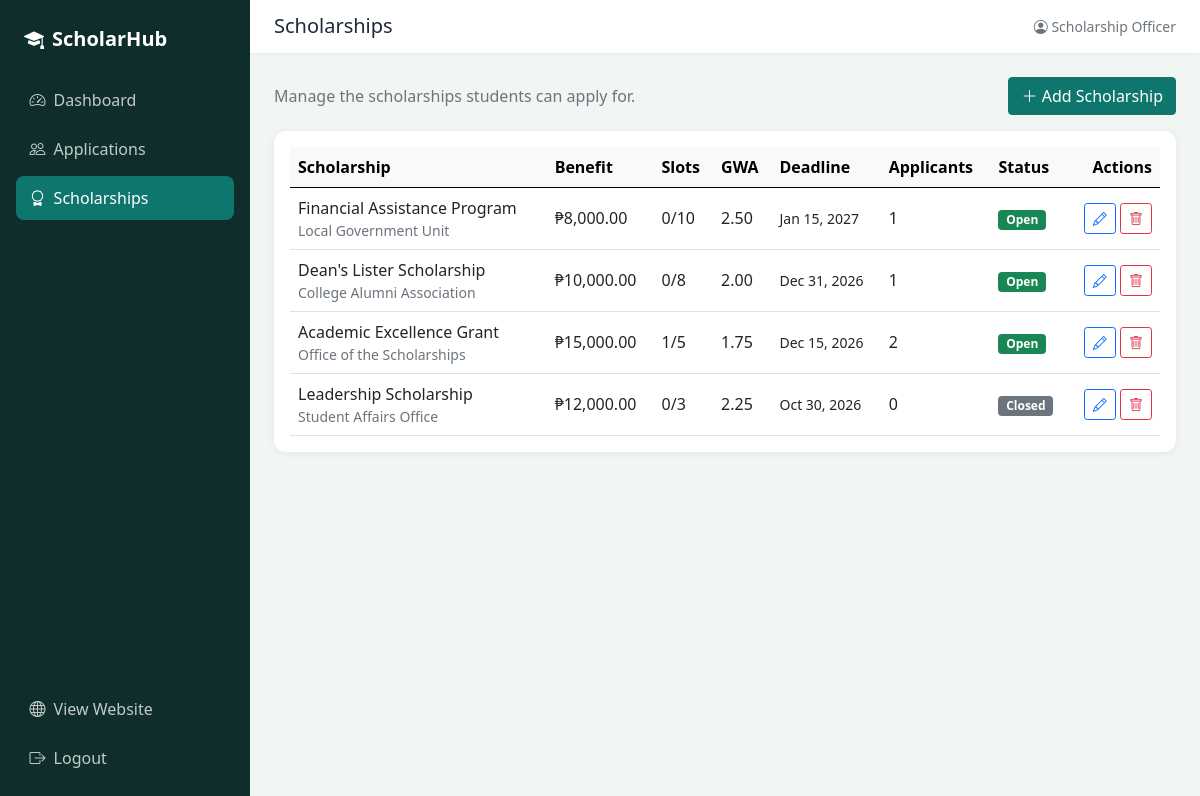
/admin/scholarships.php (signed in), run on the app's committed database.
### tables this page shows
CREATE TABLE scholarships (
  scholarship_id INT AUTO_INCREMENT PRIMARY KEY,
  scholarship_name VARCHAR(120) NOT NULL,
  sponsor VARCHAR(120) NOT NULL,
  description TEXT NULL,
  benefit_amount DECIMAL(10,2) NOT NULL DEFAULT 0.00,
  slots INT NOT NULL DEFAULT 1,
  max_gwa DECIMAL(3,2) NOT NULL DEFAULT 3.00,
  deadline DATE NOT NULL,
  status ENUM('Open','Closed') NOT NULL DEFAULT 'Open'
);

### admin/scholarships.php (the view, shortened to what this page needs)
<?php
require_once '../includes/functions.php';
$list = $conn->query("SELECT s.*,
        (SELECT COUNT(*) FROM applications a WHERE a.scholarship_id = s.scholarship_id) AS total,
        (SELECT COUNT(*) FROM applications a WHERE a.scholarship_id = s.scholarship_id AND a.status = 'Approved') AS approved
        FROM scholarships s ORDER BY s.deadline DESC");
include '../includes/admin_header.php';
?>
<div class="d-flex justify-content-between align-items-center mb-3">
  <div class="text-muted">Manage the scholarships students can apply for.</div>
  <a href="scholarship_form.php" class="btn btn-brand"><i class="bi bi-plus-lg"></i> Add Scholarship</a>
</div>
<div class="card p-3">
  <div class="table-responsive">
    <table class="table table-hover align-middle mb-0">
      <thead class="table-light">
        <tr><th>Scholarship</th><th>Benefit</th><th>Slots</th><th>GWA</th><th>Deadline</th><th>Applicants</th><th>Status</th><th class="text-end">Actions</th></tr>
      </thead>
      <tbody>
        <?php while ($s = $list->fetch_assoc()): ?>
          <tr>
            <td><div class="fw-semibold"><?= clean($s['scholarship_name']) ?></div><div class="small text-muted"><?= clean($s['sponsor']) ?></div></td>
            <td><?= peso($s['benefit_amount']) ?></td>
            <td><?= $s['approved'] ?>/<?= $s['slots'] ?></td>
            <td><?= number_format($s['max_gwa'], 2) ?></td>
            <td class="small"><?= formatDate($s['deadline']) ?></td>
            <td><?= $s['total'] ?></td>
            <td><?= statusBadge($s['status']) ?></td>
            <td class="text-end text-nowrap">
              <a href="scholarship_form.php?id=<?= $s['scholarship_id'] ?>" class="btn btn-sm btn-outline-primary"><i class="bi bi-pencil"></i></a>
              <form method="post" class="d-inline" onsubmit="return confirm('Delete this scholarship?');">
                <button class="btn btn-sm btn-outline-danger"><i class="bi bi-trash"></i></button>
              </form>
            </td>
          </tr>
        <?php endwhile; ?>
      </tbody>
    </table>
  </div>
</div>
<?php include '../includes/admin_footer.php'; ?>

### includes/functions.php (shortened to what this page needs)
<?php
function clean($text) {
    return htmlspecialchars((string) $text, ENT_QUOTES, 'UTF-8');
}
function formatDate($date) {
    return date('M j, Y', strtotime($date));
}
function peso($amount) {
    return '&#8369;' . number_format($amount, 2);
}
function statusBadge($status) {
    $colors = array(
        'Pending' => 'secondary',
        'Under Review' => 'info text-dark',
        'Approved' => 'success',
        'Rejected' => 'danger',
        'Open' => 'success',
        'Closed' => 'secondary'
    );
    $color = isset($colors[$status]) ? $colors[$status] : 'secondary';
    return '<span class="badge bg-' . $color . '">' . clean($status) . '</span>';
}

### assets/css/style.css (style rules this page uses)
:root { --brand: #0f766e; --brand-dark: #0b5d57; --brand-soft: #e6f4f1; --ink: #0f2e2b; }
body { background: #f6f8f7; color: #1f2937; }
.btn-brand { background: var(--brand); border-color: var(--brand); color: #fff; }
.card { border: 0; border-radius: 12px; box-shadow: 0 1px 8px rgba(0,0,0,.06); }
.admin-body { background: #f1f5f4; }

### data on the page
scholarships: scholarship_name "Financial Assistance Program", sponsor "Local Government Unit", benefit_amount "₱8,000.00", approved "0", slots "10", max_gwa "2.50", deadline "Jan 15, 2027", total "1", status "Open"
scholarships: scholarship_name "Dean's Lister Scholarship", sponsor "College Alumni Association", benefit_amount "₱10,000.00", approved "0", slots "8", max_gwa "2.00", deadline "Dec 31, 2026", total "1", status "Open"
scholarships: scholarship_name "Academic Excellence Grant", sponsor "Office of the Scholarships", benefit_amount "₱15,000.00", approved "1", slots "5", max_gwa "1.75", deadline "Dec 15, 2026", total "2", status "Open"
scholarships: scholarship_name "Leadership Scholarship", sponsor "Student Affairs Office", benefit_amount "₱12,000.00", approved "0", slots "3", max_gwa "2.25", deadline "Oct 30, 2026", total "0", status "Closed"

### other printed values
$item[2] "Dashboard"
$item[2] "Applications"
$item[2] "Scholarships"
$pageTitle "Scholarships"
$_SESSION['admin_name'] "Scholarship Officer"
